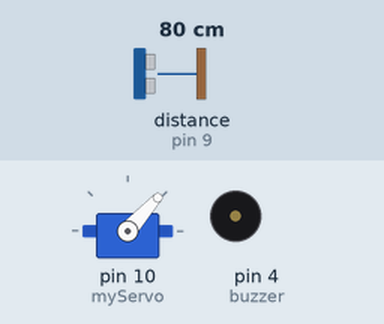
The sketch below on a simulated Arduino Uno, built with avr-gcc and run on an emulated ATmega328P. Shown: servo, buzzer (waves = sounding, pin HIGH). Wiring (inferred from the names in the program): ultrasonic range finder: trigger pin 8; echo pin 9. Inputs (shaded band) come from the test bench; at power-on: distance to the obstacle (sensor on pin 9) 80 cm. The echo pulse lasts 58.3 µs per cm; pins used as bus, display or sensor lines are not drawn; what the sketch prints to the serial monitor is not drawn.

Above: at 1.2 s.
1.3 s: distance to the obstacle (sensor on pin 9) set to 2 cm
At 1.9 s:
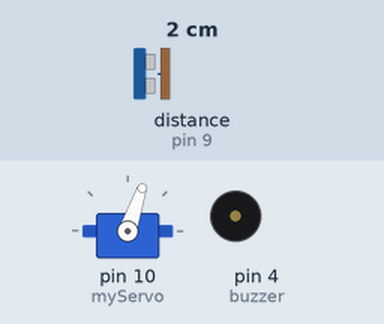
4.3 s: distance to the obstacle (sensor on pin 9) set to 97 cm
7.3 s: distance to the obstacle (sensor on pin 9) set to 108 cm
10.3 s: distance to the obstacle (sensor on pin 9) set to 4 cm
At 10.51 s:
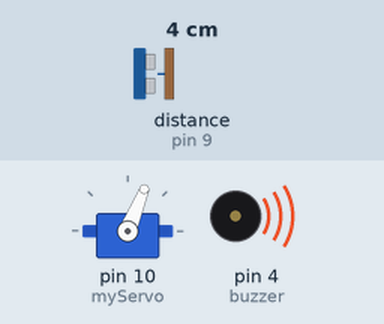
13.3 s: distance to the obstacle (sensor on pin 9) set to 299 cm
At 14.3 s:
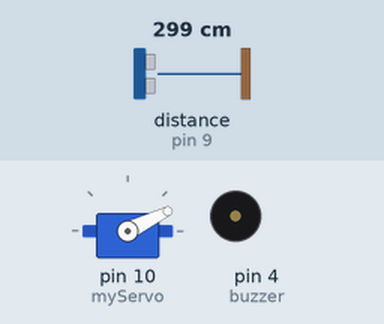
16.3 s: distance to the obstacle (sensor on pin 9) set to 18 cm
At 20.22 s:
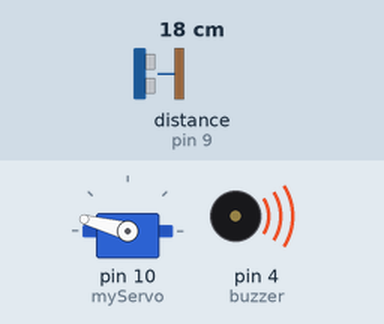
Timing chart, 0 to 25.2 s (numbered marks = the images above; inputs shaded):
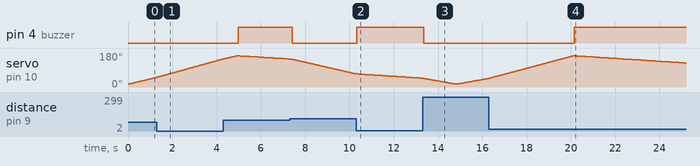

The sketch:

RadarUltrasonicServo.ino
```cpp
#include <Servo.h>.
const int trigPin = 8;
const int echoPin = 9;
const int buzzer = 4;
long duration;
int distance;

Servo myServo;
void setup() {
  pinMode(trigPin, OUTPUT);
  pinMode(echoPin, INPUT);
  pinMode(buzzer, OUTPUT);
  Serial.begin(9600);
  myServo.attach(10);
}
void loop() {
  // rotating servo i++ depicts increment of one degree
  for(int i=15;i<=165;i++){
  myServo.write(i);
  delay(30);
  distance = calculateDistance();

  Serial.print(i);
  Serial.print(",");
  Serial.print(distance);
  Serial.print(".");
  }
  // Repeats the previous lines from 165 to 15 degrees
  for(int i=165;i>15;i--){
  myServo.write(i);
  delay(30);
  distance = calculateDistance();
  if (distance <= 100) {
      digitalWrite(buzzer, HIGH);
      delay(100);
    }
  else {
      digitalWrite(buzzer, LOW);
    }
  Serial.print(i);
  Serial.print(",");
  Serial.print(distance);
  Serial.print(".");
  }
}
int calculateDistance(){

  digitalWrite(trigPin, LOW);
  delayMicroseconds(2);
  // Sets the trigPin on HIGH state for 10 micro seconds
  digitalWrite(trigPin, HIGH);
  delayMicroseconds(10);
  digitalWrite(trigPin, LOW);
  duration = pulseIn(echoPin, HIGH);
  distance= duration*0.034/2;
  return distance;
}
```

Measured:
- after the input at 7.3 s, pin 4 (buzzer): HIGH → LOW after 0.13 s
- after the input at 10.3 s, pin 4 (buzzer): LOW → HIGH at once
- after the input at 13.3 s, pin 4 (buzzer): HIGH → LOW after 0.05 s
- after the input at 16.3 s, pin 4 (buzzer): LOW → HIGH after 3.9 s
- by itself, servo on pin 10 (myServo): rises from 46° to 165° in 3.8 s, then falls to 127° in 5.0 s
